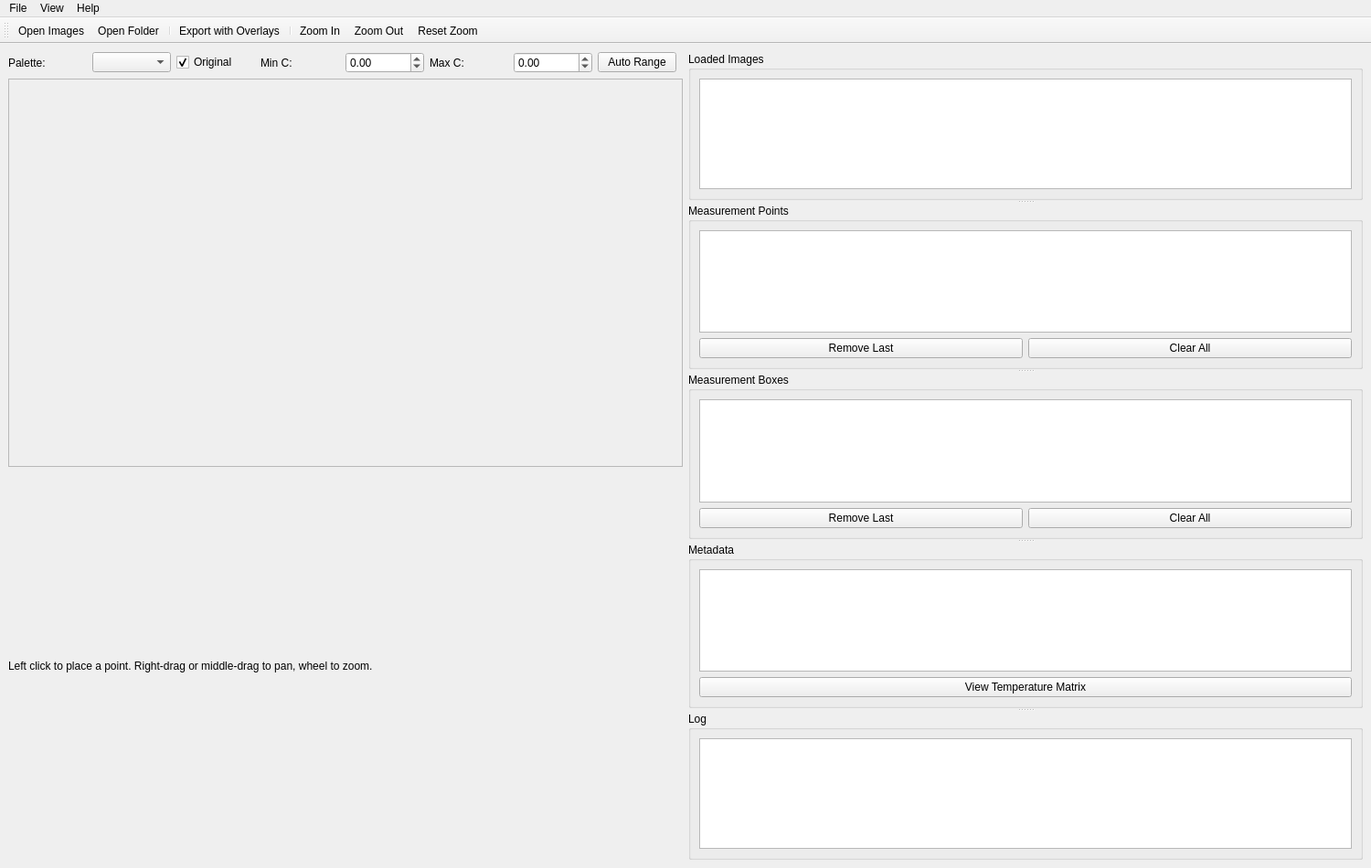
<?xml version="1.0" encoding="UTF-8"?>
<ui version="4.0">
 <class>MainWindow</class>
 <widget class="QMainWindow" name="MainWindow">
  <property name="geometry">
   <rect>
    <x>0</x>
    <y>0</y>
    <width>1500</width>
    <height>950</height>
   </rect>
  </property>
  <property name="windowTitle">
   <string>K40T Thermal Analyser</string>
  </property>
  <widget class="QWidget" name="centralwidget">
   <layout class="QHBoxLayout" name="horizontalLayout">
    <item>
     <layout class="QVBoxLayout" name="imageLayout">
      <item>
       <layout class="QHBoxLayout" name="controlLayout">
        <item>
         <widget class="QLabel" name="labelPalette">
          <property name="text">
           <string>Palette:</string>
          </property>
         </widget>
        </item>
        <item>
         <widget class="QComboBox" name="paletteCombo"/>
        </item>
         <item>
          <widget class="QCheckBox" name="rawCheckBox">
           <property name="text">
             <string>Original</string>
           </property>
           <property name="checked">
            <bool>true</bool>
           </property>
          </widget>
         </item>
        <item>
         <widget class="QLabel" name="labelMin">
          <property name="text">
           <string>Min C:</string>
          </property>
         </widget>
        </item>
        <item>
         <widget class="QDoubleSpinBox" name="minSpin">
          <property name="decimals">
           <number>2</number>
          </property>
          <property name="minimum">
           <double>-273.150000000000006</double>
          </property>
          <property name="maximum">
           <double>9999.000000000000000</double>
          </property>
         </widget>
        </item>
        <item>
         <widget class="QLabel" name="labelMax">
          <property name="text">
           <string>Max C:</string>
          </property>
         </widget>
        </item>
        <item>
         <widget class="QDoubleSpinBox" name="maxSpin">
          <property name="decimals">
           <number>2</number>
          </property>
          <property name="minimum">
           <double>-273.150000000000006</double>
          </property>
          <property name="maximum">
           <double>9999.000000000000000</double>
          </property>
         </widget>
        </item>
        <item>
         <widget class="QPushButton" name="autoRangeButton">
          <property name="text">
           <string>Auto Range</string>
          </property>
         </widget>
        </item>
        <item>
         <spacer name="horizontalSpacer">
          <property name="orientation">
           <enum>Qt::Horizontal</enum>
          </property>
         </spacer>
        </item>
       </layout>
      </item>
      <item>
       <widget class="QFrame" name="imageFrame">
        <property name="frameShape">
         <enum>QFrame::StyledPanel</enum>
        </property>
        <property name="frameShadow">
         <enum>QFrame::Sunken</enum>
        </property>
        <layout class="QVBoxLayout" name="imageFrameLayout">
         <property name="margin">
          <number>0</number>
         </property>
        </layout>
       </widget>
      </item>
      <item>
       <widget class="QLabel" name="statusLabel">
        <property name="text">
         <string>Left click to place a point. Right-drag or middle-drag to pan, wheel to zoom.</string>
        </property>
       </widget>
      </item>
     </layout>
    </item>
    <item>
     <widget class="QSplitter" name="rightSplitter">
      <property name="orientation">
       <enum>Qt::Vertical</enum>
      </property>
      <widget class="QGroupBox" name="filesGroup">
       <property name="title">
        <string>Loaded Images</string>
       </property>
       <layout class="QVBoxLayout" name="filesLayout">
        <item>
         <widget class="QListWidget" name="fileList"/>
        </item>
       </layout>
      </widget>
      <widget class="QGroupBox" name="pointsGroup">
       <property name="title">
        <string>Measurement Points</string>
       </property>
       <layout class="QVBoxLayout" name="pointsLayout">
        <item>
         <widget class="QListWidget" name="pointsList"/>
        </item>
        <item>
         <layout class="QHBoxLayout" name="pointsButtonLayout">
          <item>
           <widget class="QPushButton" name="removeLastPointButton">
            <property name="text">
             <string>Remove Last</string>
            </property>
           </widget>
          </item>
          <item>
           <widget class="QPushButton" name="clearPointsButton">
            <property name="text">
             <string>Clear All</string>
            </property>
           </widget>
          </item>
         </layout>
        </item>
       </layout>
       </widget>
       <widget class="QGroupBox" name="boxesGroup">
        <property name="title">
         <string>Measurement Boxes</string>
        </property>
        <layout class="QVBoxLayout" name="boxesLayout">
         <item>
          <widget class="QListWidget" name="boxesList"/>
         </item>
         <item>
          <layout class="QHBoxLayout" name="boxesButtonLayout">
           <item>
            <widget class="QPushButton" name="removeLastBoxButton">
             <property name="text">
              <string>Remove Last</string>
             </property>
            </widget>
           </item>
           <item>
            <widget class="QPushButton" name="clearBoxesButton">
             <property name="text">
              <string>Clear All</string>
             </property>
            </widget>
           </item>
          </layout>
         </item>
        </layout>
       </widget>
        <widget class="QGroupBox" name="metadataGroup">
        <property name="title">
         <string>Metadata</string>
        </property>
        <layout class="QVBoxLayout" name="metadataLayout">
         <item>
          <widget class="QTreeView" name="metadataTree">
           <property name="rootIsDecorated">
            <bool>false</bool>
           </property>
           <property name="alternatingRowColors">
            <bool>true</bool>
           </property>
          </widget>
         </item>
         <item>
          <widget class="QPushButton" name="viewMatrixButton">
           <property name="text">
            <string>View Temperature Matrix</string>
           </property>
          </widget>
         </item>
        </layout>
       </widget>
      <widget class="QGroupBox" name="logGroup">
       <property name="title">
        <string>Log</string>
       </property>
       <layout class="QVBoxLayout" name="logLayout">
        <item>
         <widget class="QPlainTextEdit" name="logEdit">
          <property name="readOnly">
           <bool>true</bool>
          </property>
         </widget>
        </item>
       </layout>
      </widget>
     </widget>
    </item>
   </layout>
  </widget>
  <widget class="QMenuBar" name="menubar">
   <property name="geometry">
    <rect>
     <x>0</x>
     <y>0</y>
     <width>1500</width>
     <height>22</height>
    </rect>
   </property>
   <widget class="QMenu" name="menuFile">
    <property name="title">
     <string>File</string>
    </property>
    <addaction name="actionOpen"/>
    <addaction name="actionOpenFolder"/>
    <addaction name="separator"/>
    <addaction name="actionExport"/>
    <addaction name="separator"/>
    <addaction name="actionGenerateTestImage"/>
    <addaction name="separator"/>
    <addaction name="actionExit"/>
   </widget>
    <widget class="QMenu" name="menuView">
     <property name="title">
      <string>View</string>
     </property>
     <addaction name="actionZoomIn"/>
     <addaction name="actionZoomOut"/>
     <addaction name="actionResetZoom"/>
     <addaction name="separator"/>
     <addaction name="actionToggleMinMax"/>
     <addaction name="actionToggleCrosshair"/>
     <addaction name="separator"/>
     <addaction name="actionDrawBox"/>
     <addaction name="actionRemoveLastBox"/>
     <addaction name="actionClearBoxes"/>
     <addaction name="separator"/>
     <addaction name="actionViewList"/>
     <addaction name="actionViewGrid"/>
     <addaction name="actionViewThumbnails"/>
     <addaction name="separator"/>
     <addaction name="actionRemoveLastPoint"/>
     <addaction name="actionClearPoints"/>
    </widget>
   <widget class="QMenu" name="menuHelp">
    <property name="title">
     <string>Help</string>
    </property>
    <addaction name="actionAbout"/>
   </widget>
   <addaction name="menuFile"/>
   <addaction name="menuView"/>
   <addaction name="menuHelp"/>
  </widget>
  <widget class="QToolBar" name="toolBar">
   <property name="windowTitle">
    <string>toolBar</string>
   </property>
   <attribute name="toolBarArea">
    <enum>TopToolBarArea</enum>
   </attribute>
   <attribute name="toolBarBreak">
    <bool>false</bool>
   </attribute>
   <addaction name="actionOpen"/>
   <addaction name="actionOpenFolder"/>
   <addaction name="separator"/>
   <addaction name="actionExport"/>
   <addaction name="separator"/>
   <addaction name="actionZoomIn"/>
   <addaction name="actionZoomOut"/>
   <addaction name="actionResetZoom"/>
  </widget>
  <action name="actionOpen">
   <property name="text">
    <string>Open Images...</string>
   </property>
   <property name="shortcut">
    <string>Ctrl+O</string>
   </property>
  </action>
  <action name="actionOpenFolder">
   <property name="text">
    <string>Open Folder...</string>
   </property>
   <property name="shortcut">
    <string>Ctrl+Shift+O</string>
   </property>
  </action>
  <action name="actionExport">
   <property name="text">
    <string>Export with Overlays...</string>
   </property>
   <property name="shortcut">
    <string>Ctrl+E</string>
   </property>
  </action>
  <action name="actionGenerateTestImage">
   <property name="text">
    <string>Generate Test Image</string>
   </property>
  </action>
  <action name="actionExit">
   <property name="text">
    <string>Exit</string>
   </property>
  </action>
  <action name="actionAbout">
   <property name="text">
    <string>About</string>
   </property>
  </action>
  <action name="actionZoomIn">
   <property name="text">
    <string>Zoom In</string>
   </property>
  </action>
  <action name="actionZoomOut">
   <property name="text">
    <string>Zoom Out</string>
   </property>
  </action>
  <action name="actionResetZoom">
   <property name="text">
    <string>Reset Zoom</string>
   </property>
  </action>
  <action name="actionToggleMinMax">
   <property name="text">
    <string>Show Min/Max</string>
   </property>
   <property name="checkable">
    <bool>true</bool>
   </property>
   <property name="checked">
    <bool>true</bool>
   </property>
  </action>
  <action name="actionToggleCrosshair">
   <property name="text">
    <string>Show Crosshair</string>
   </property>
   <property name="checkable">
    <bool>true</bool>
   </property>
   <property name="checked">
    <bool>true</bool>
   </property>
  </action>
  <action name="actionRemoveLastPoint">
   <property name="text">
    <string>Remove Last Point</string>
   </property>
  </action>
  <action name="actionClearPoints">
   <property name="text">
    <string>Clear All Points</string>
   </property>
  </action>
  <action name="actionDrawBox">
   <property name="text">
    <string>Draw Box</string>
   </property>
   <property name="checkable">
    <bool>true</bool>
   </property>
  </action>
  <action name="actionRemoveLastBox">
   <property name="text">
    <string>Remove Last Box</string>
   </property>
  </action>
  <action name="actionClearBoxes">
   <property name="text">
    <string>Clear All Boxes</string>
   </property>
  </action>
  <action name="actionViewList">
   <property name="text">
    <string>List View</string>
   </property>
   <property name="checkable">
    <bool>true</bool>
   </property>
   <property name="checked">
    <bool>true</bool>
   </property>
  </action>
  <action name="actionViewGrid">
   <property name="text">
    <string>Grid View</string>
   </property>
   <property name="checkable">
    <bool>true</bool>
   </property>
  </action>
  <action name="actionViewThumbnails">
   <property name="text">
    <string>Thumbnail View</string>
   </property>
   <property name="checkable">
    <bool>true</bool>
   </property>
  </action>
 </widget>
 <resources/>
 <connections/>
</ui>
